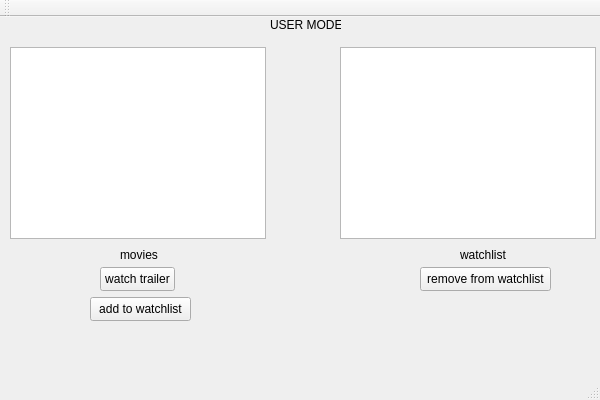
<?xml version="1.0" encoding="UTF-8"?>
<ui version="4.0">
 <class>QtUserWidgetsClassClass</class>
 <widget class="QMainWindow" name="QtUserWidgetsClassClass">
  <property name="geometry">
   <rect>
    <x>0</x>
    <y>0</y>
    <width>600</width>
    <height>400</height>
   </rect>
  </property>
  <property name="windowTitle">
   <string>QtUserWidgetsClass</string>
  </property>
  <widget class="QWidget" name="centralWidget">
   <widget class="QLabel" name="label">
    <property name="geometry">
     <rect>
      <x>270</x>
      <y>0</y>
      <width>71</width>
      <height>16</height>
     </rect>
    </property>
    <property name="text">
     <string>USER MODE</string>
    </property>
   </widget>
   <widget class="QListWidget" name="adminMoviesListWidget">
    <property name="geometry">
     <rect>
      <x>10</x>
      <y>30</y>
      <width>256</width>
      <height>192</height>
     </rect>
    </property>
   </widget>
   <widget class="QListWidget" name="watchListWidget">
    <property name="geometry">
     <rect>
      <x>340</x>
      <y>30</y>
      <width>256</width>
      <height>192</height>
     </rect>
    </property>
   </widget>
   <widget class="QLabel" name="label_2">
    <property name="geometry">
     <rect>
      <x>120</x>
      <y>230</y>
      <width>41</width>
      <height>16</height>
     </rect>
    </property>
    <property name="text">
     <string>movies</string>
    </property>
   </widget>
   <widget class="QLabel" name="label_3">
    <property name="geometry">
     <rect>
      <x>460</x>
      <y>230</y>
      <width>49</width>
      <height>16</height>
     </rect>
    </property>
    <property name="text">
     <string>watchlist</string>
    </property>
   </widget>
   <widget class="QPushButton" name="addWatchListButton">
    <property name="geometry">
     <rect>
      <x>90</x>
      <y>280</y>
      <width>101</width>
      <height>24</height>
     </rect>
    </property>
    <property name="text">
     <string>add to watchlist</string>
    </property>
   </widget>
   <widget class="QPushButton" name="removeWatchListButton">
    <property name="geometry">
     <rect>
      <x>420</x>
      <y>250</y>
      <width>131</width>
      <height>24</height>
     </rect>
    </property>
    <property name="text">
     <string>remove from watchlist</string>
    </property>
   </widget>
   <widget class="QPushButton" name="watchTrailerButton">
    <property name="geometry">
     <rect>
      <x>100</x>
      <y>250</y>
      <width>75</width>
      <height>24</height>
     </rect>
    </property>
    <property name="text">
     <string>watch trailer</string>
    </property>
   </widget>
  </widget>
  <widget class="QMenuBar" name="menuBar">
   <property name="geometry">
    <rect>
     <x>0</x>
     <y>0</y>
     <width>600</width>
     <height>22</height>
    </rect>
   </property>
  </widget>
  <widget class="QToolBar" name="mainToolBar">
   <attribute name="toolBarArea">
    <enum>TopToolBarArea</enum>
   </attribute>
   <attribute name="toolBarBreak">
    <bool>false</bool>
   </attribute>
  </widget>
  <widget class="QStatusBar" name="statusBar"/>
 </widget>
 <layoutdefault spacing="6" margin="11"/>
 <resources/>
 <connections/>
</ui>
